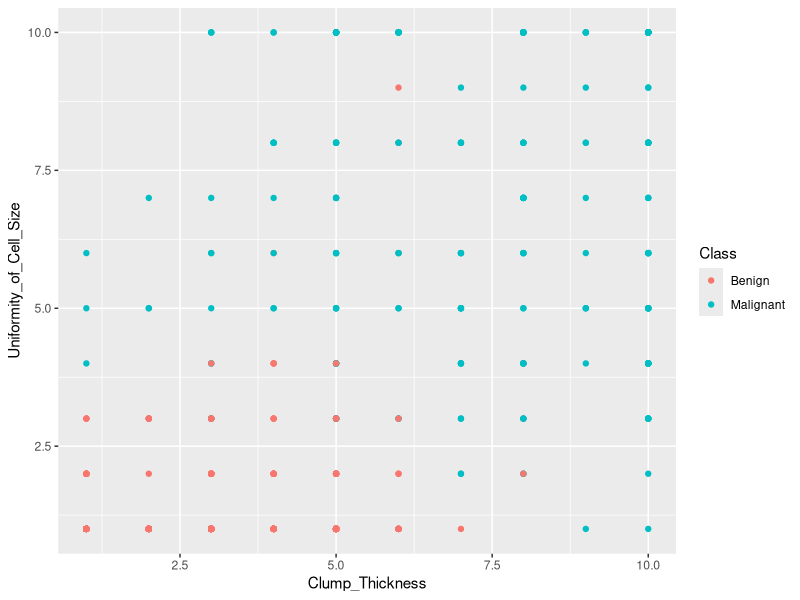

Here is the R script that generated this plot:
## ---- chunk 1
library(tidyverse)
library(caTools)
library(class)
library(rpart)
set.seed(23)
## ---- chunk 2
cancer = read.csv("breastcancer.csv")

names(cancer) = c("Sample_ID",
                  "Clump_Thickness",
                  "Uniformity_of_Cell_Size",
                  "Uniformity_of_Cell_Shape",
                  "Marginal_Adhesion",
                  "Single_Epithelial_Cell_Size",
                  "Bare_Nuclei",
                  "Bland_Chromatin",
                  "Normal_Nucleoli",
                  "Mitoses",
                  "Class")

cancer = na.omit(cancer)
cancer$Class = factor(cancer$Class,
                      levels=c(2,4),
                      labels=c("Benign","Malignant"))
## ---- chunk 3
cancer %>%
  ggplot(aes(x=Clump_Thickness, y=Uniformity_of_Cell_Size, color = Class)) +
  geom_point()
## ---- chunk 4
sensitivity = function(cm){
  return(cm[2,2]/(cm[2,2]+cm[2,1]))
}
## ---- chunk 5
specificity = function(cm){
  return(cm[1,1]/(cm[1,1]+cm[1,2]))
}
## ---- chunk 6
accuracy = function(cm){
  return((cm[1,1]+cm[2,2])/(cm[1,1]+cm[1,2]+cm[2,1]+cm[2,2]))
}
## ---- chunk 7
precision = function(cm){
  return(cm[2,2]/(cm[2,2]+cm[1,2]))
}
## ---- chunk 8
cancer$Clump_Thickness = scale(cancer$Clump_Thickness)
cancer$Uniformity_of_Cell_Size = scale(cancer$Uniformity_of_Cell_Size)
cancer$Uniformity_of_Cell_Shape = scale(cancer$Uniformity_of_Cell_Shape)
cancer$Marginal_Adhesion = scale(cancer$Marginal_Adhesion)
cancer$Single_Epithelial_Cell_Size = scale(cancer$Single_Epithelial_Cell_Size)
## ---- chunk 9
split = sample(x=2, size=nrow(cancer), replace=TRUE, prob=c(.67, .33))
cancer.training = cancer[split==1, 2:6]
cancer.test = cancer[split==2, 2:6]
cancer.trainLabels = cancer[split==1, 11]
cancer.testLabels = cancer[split==2, 11]
## ---- chunk 10
prediction = knn(train=cancer.training
                 , test=cancer.test
                 , cl=cancer.trainLabels
                 , k=3)
## ---- chunk 11
(confusionMatrix = table(actual=cancer.testLabels,
                        prediction))
## ---- chunk 12
sensitivity(confusionMatrix)
## ---- chunk 13
specificity(confusionMatrix)
## ---- chunk 14
accuracy(confusionMatrix)
## ---- chunk 15
precision(confusionMatrix)
## ---- chunk 16
trainingWithLabel = cancer.training
trainingWithLabel$class = cancer.trainLabels

logModel = glm(class ~ 
                 Clump_Thickness + 
                 Uniformity_of_Cell_Size + 
                 Uniformity_of_Cell_Shape +
                 Marginal_Adhesion +
                 Single_Epithelial_Cell_Size, 
               data=trainingWithLabel, 
               family="binomial")

predictionLog = predict(logModel, cancer.test, type="response")

cancer.test$class = cancer.testLabels
cancer.test$prediction = ifelse(predictionLog>0.7, "Malignant", "Benign")
## ---- chunk 17
(logConfusionMatrix = table(prediction=cancer.test$prediction,
                           actual=cancer.testLabels))
## ---- chunk 18
sensitivity(logConfusionMatrix)
## ---- chunk 19
specificity(logConfusionMatrix)
## ---- chunk 20
accuracy(logConfusionMatrix)
## ---- chunk 21
precision(logConfusionMatrix)
## ---- chunk 22
treeModel = rpart(class ~
                    Clump_Thickness +
                    Uniformity_of_Cell_Size +
                    Uniformity_of_Cell_Shape +
                    Marginal_Adhesion +
                    Single_Epithelial_Cell_Size,
                  data=trainingWithLabel,
                  control=rpart.control(maxdepth = 3),
                  method='class')

predictionTree = predict(treeModel, cancer.test, type="class")
## ---- chunk 23
(treeConfusionMatrix = table(actual=cancer.testLabels,
                            prediction=predictionTree))
## ---- chunk 24
sensitivity(treeConfusionMatrix)
## ---- chunk 25
specificity(treeConfusionMatrix)
## ---- chunk 26
accuracy(treeConfusionMatrix)
## ---- chunk 27
precision(treeConfusionMatrix)
## ---- chunk 28
sensitivity(confusionMatrix)
sensitivity(logConfusionMatrix)
sensitivity(treeConfusionMatrix)
